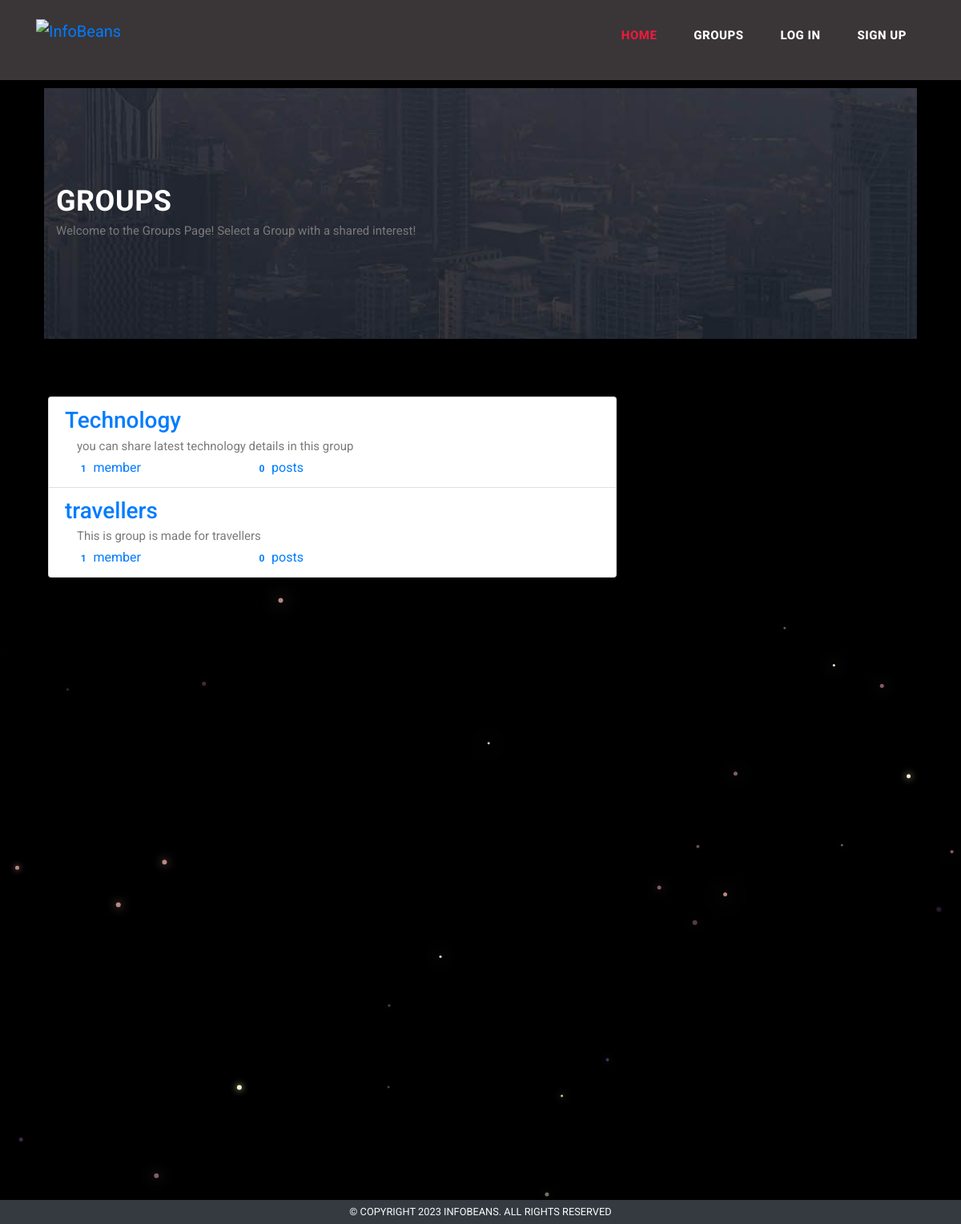
The page /social_app/groups/ on the database its author committed.
### groups/models.py (models this page shows, shortened)
class Group(models.Model):
    name = models.CharField(max_length=255, unique=True)
    slug = models.SlugField(allow_unicode=True, unique=True)
    description = models.TextField(blank=True, default='')
    description_html = models.TextField(editable=False, default='', blank=True)
    members = models.ManyToManyField(User,through="GroupMember")
    class Meta:
        app_label = 'groups'
        ordering = ["name"]

### groups/views.py (the view)
# urls.py: path('', views.ListGroups.as_view(), name="all"),
class ListGroups(generic.ListView):
    model = Group

### groups/templates/groups/group_list.html (shortened to what this page needs)
{% extends "groups/group_base.html" %}
{% block pregroup %}
<div class="heading-page header-text">
  <section class="page-heading">
    <div class="container">
      <div class="row">
        <div class="col-lg-12">
          <div class="text-content">
			<h2>Groups</h2>
			<p>Welcome to the Groups Page! Select a Group with a shared interest!</p>
          </div>
        </div>
      </div>
    </div>
  </section>
</div>
{% endblock %}
{% block group_content %}
<div class="col-md-8 mt-5">
	<div class="list-group">
		{% for group in object_list %}
		  <a class="list-group-item" href="{% url 'groups:single' slug=group.slug %}">
			     <h3 class="title list-group-item-heading">{{ group.name }}</h3>
			<div class="list-group-item-text container-fluid">
				{{ group.description_html|safe }}
				<div class="row">
					<div class="col-md-4">
						<span class="badge">{{ group.members.count }}</span> member{{ group.members.count|pluralize }}
					</div>
					<div class="col-md-4">
						<span class="badge">{{ group.posts.count }}</span> post{{ group.posts.count|pluralize }}
					</div>
				</div>
			</div>
		</a>
		{% endfor %}
	</div>
</div>
{% endblock %}

### static/blog_app/css/templatemo-stand-blog.css (style rules this page uses)
body { font-family: 'Roboto', sans-serif; overflow-x: hidden; text-rendering: optimizeLegibility; -webkit-font-smoothing: antialiased; -moz-osx-font-smoothing: grayscale; }
p { margin-bottom: 0px; font-size: 15px; font-weight: 400; color: #7a7a7a; line-height: 30px; }
a { text-decoration: none!important; }
h1,h2,h3,h4,h5,h6 { margin: 0px; }
.heading-page { padding-top: 110px; }
.page-heading { margin: 0px 10px; padding: 120px 0px; text-align: left; background-position: center center; background-repeat: no-repeat; background-size: cover; background-image: url(../images/heading-bg.jpg); }
.page-heading .text-content h2 { color: #fff; font-size: 36px; font-weight: 700; text-transform: uppercase; letter-spacing: 0.5px; }

### static/social_app/simplesocial/css/master.css (style rules this page uses)
body { margin: 0; overflow: hidden; background-color: black; color:white; }

### groups/templates/groups/group_base.html (style rules this page uses)
html { overflow-y: scroll; overflow-x:hidden; }
body { position: absolute; }

### rows shown on the page
Group: name "Technology", description_html "you can share latest technology details in this group", members.count "1", posts.count "0"
Group: name "travellers", description_html "This is group is made for travellers", members.count "1", posts.count "0"
